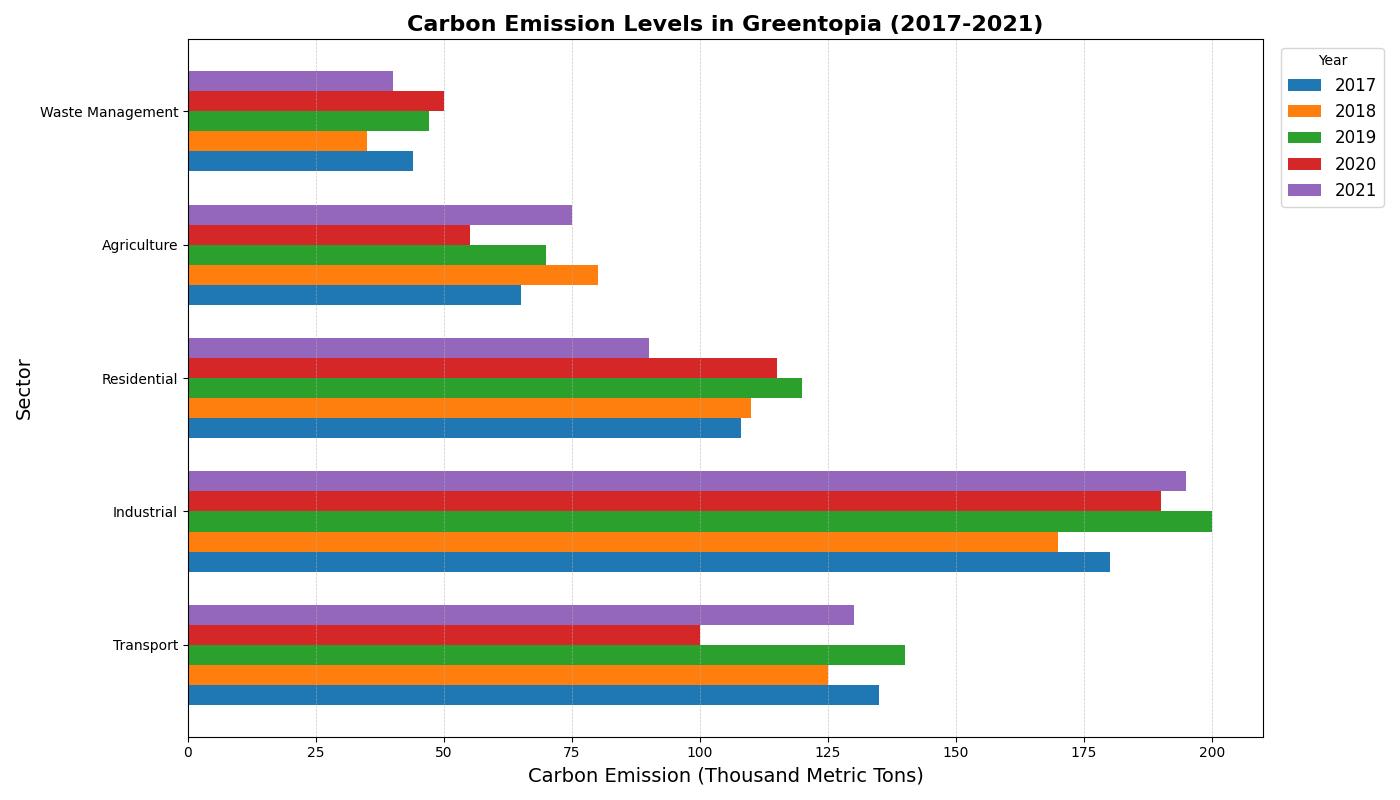

Source code (Python):
import matplotlib.pyplot as plt
import numpy as np

# Sectors remain the same to maintain the structure
sectors = ['Transport', 'Industrial', 'Residential', 'Agriculture', 'Waste Management']
years = ['2017', '2018', '2019', '2020', '2021']

# Manually shuffled emission levels for randomness
emission_levels = np.array([
    [135, 125, 140, 100, 130],  # Transport (shuffled)
    [180, 170, 200, 190, 195],  # Industrial (shuffled)
    [108, 110, 120, 115,  90],  # Residential (shuffled)
    [65,   80,  70,  55,   75],  # Agriculture (shuffled)
    [44,   35,  47,  50,  40]   # Waste Management (shuffled)
])

fig, ax = plt.subplots(figsize=(14, 8))

bar_height = 0.15
indices = np.arange(len(sectors))

for i, year in enumerate(years):
    bar_positions = indices + i * bar_height
    ax.barh(bar_positions, emission_levels[:, i], bar_height, label=year)

ax.set_ylabel('Sector', fontsize=14)
ax.set_xlabel('Carbon Emission (Thousand Metric Tons)', fontsize=14)
ax.set_title('Carbon Emission Levels in Greentopia (2017-2021)', fontsize=16, fontweight='bold')
ax.set_yticks(indices + bar_height * len(years) / 2)
ax.set_yticklabels(sectors)

ax.legend(title='Year', loc='upper right', bbox_to_anchor=(1.12, 1), fontsize='large')
ax.xaxis.grid(True, linestyle='--', which='major', linewidth=0.5, alpha=0.7)

plt.tight_layout()
plt.show()
